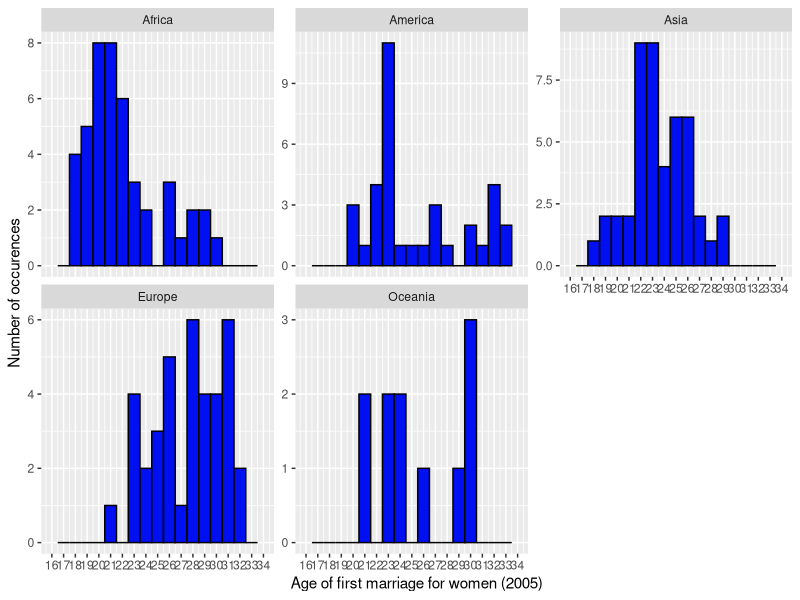

R code for this plot: (Note: this script raises an error after producing the figure.)
# Load the plot library
library(ggplot2)

# Load the data
marriage <- read.csv('age_marriage.csv')

# Initial checks
names(marriage)
summary(marriage)


# Histogram for 2005 data
summary(marriage$X2005)
qplot(x = X2005, 
      data = marriage, 
      binwidth = 1,
      ylab = "Number of occurences",
      xlab = "Age of first marriage for women (2005)",
      color = I('black'), 
      fill = I('#0010F1') )  +
  scale_x_continuous(breaks = seq(16,34,1), limits=c(16,34)) +
  facet_wrap(~continent, scales = "free_y") +
  ggsave('age_of_first_marriage(2005).png')

